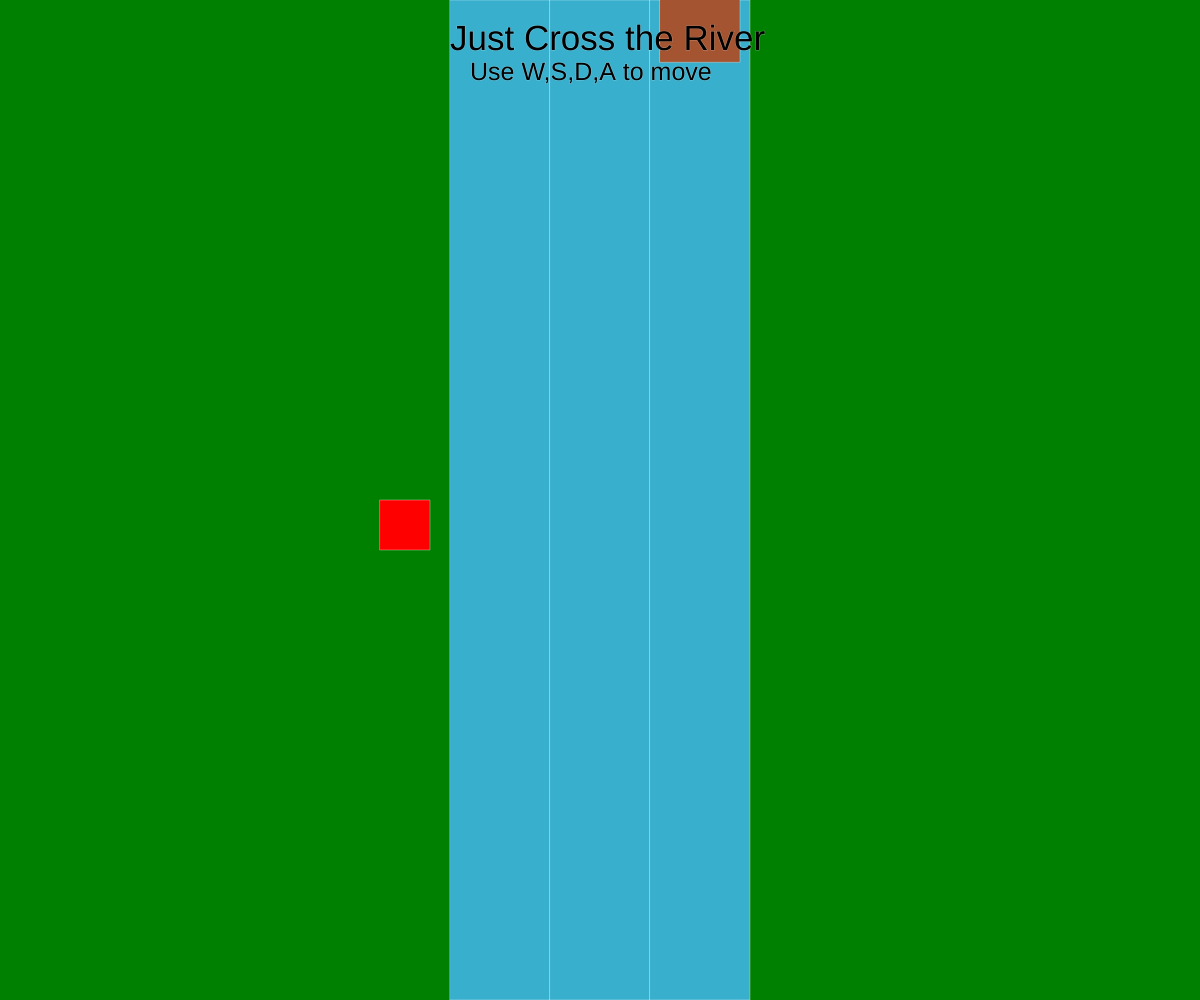
Frame 1 (no input)
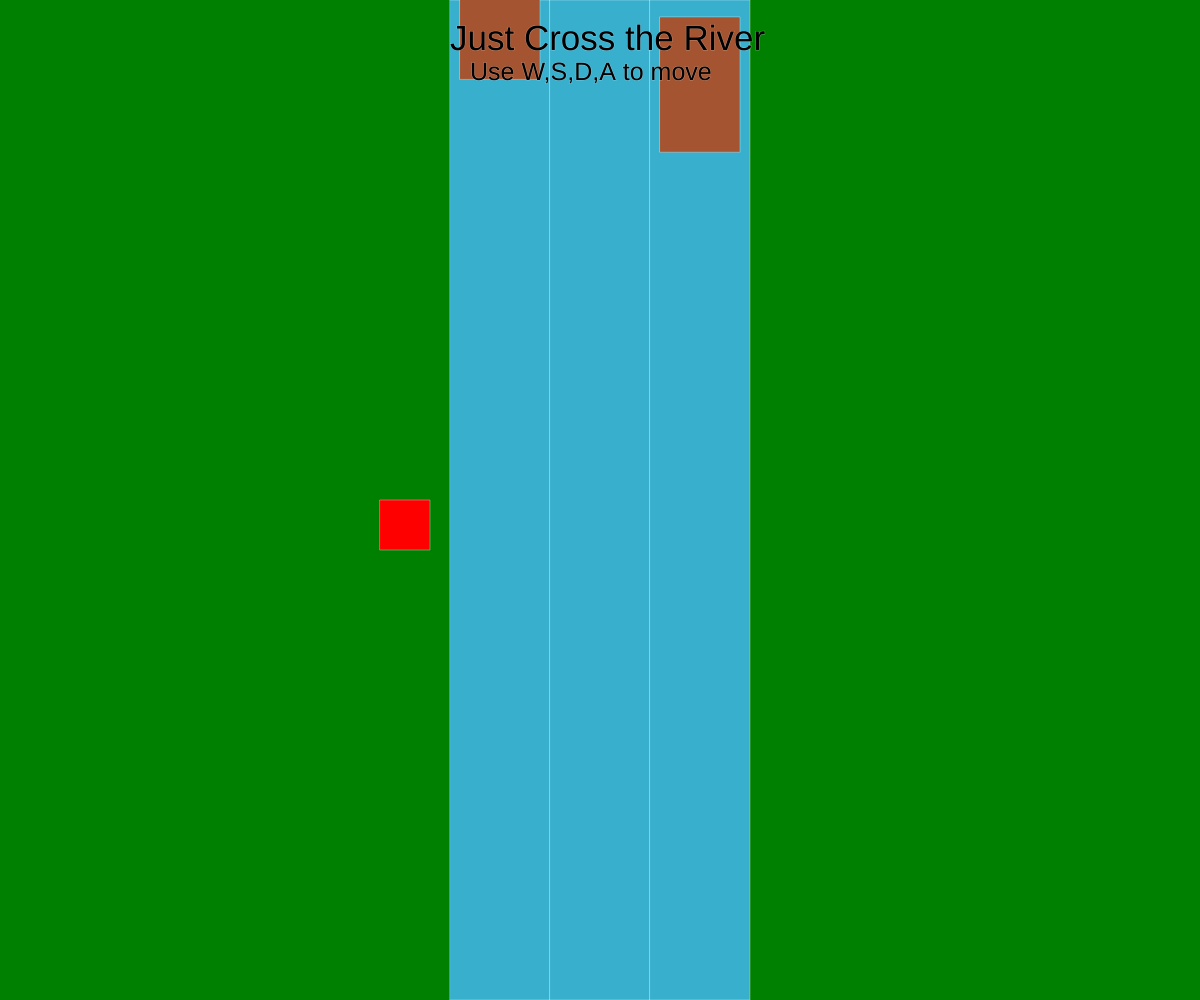
Frame 60 (no input)
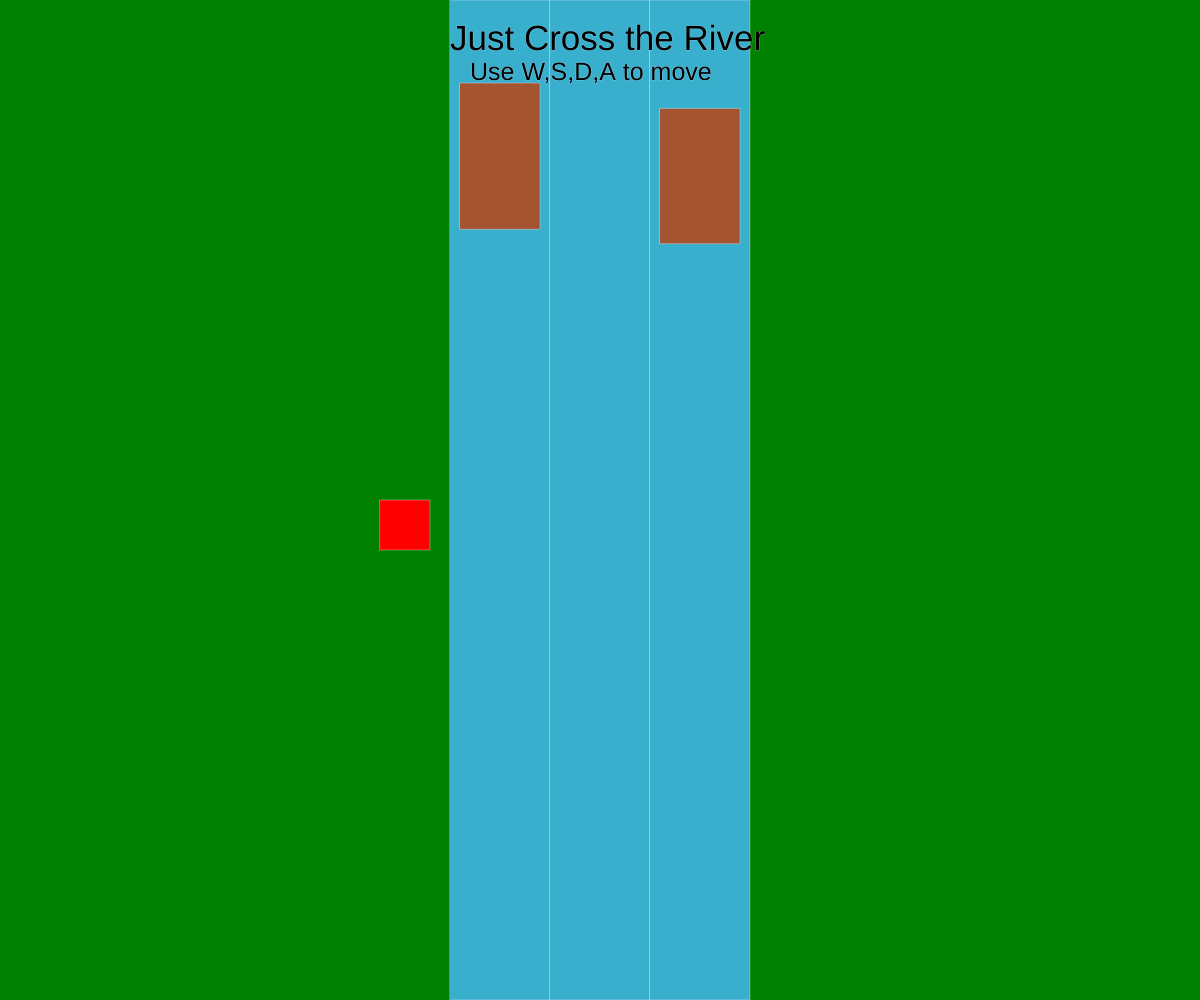
Frame 120 (the mouse pressed at the canvas centre since frame 60)

The p5.js sketch that drew these frames (run headless with seeded random() and noise() and a simulated clock; from frame 60 on, the mouse is pressed at the canvas centre):

// p5.js sketch
// ── sketch.js
// Project Title
// Your Name
// Date
//
// Extra for Experts:
// - describe what you did to take this project "above and beyond"

let avgSpeed = 1;
let laneSize = 100;
let level = 0;
let numOfLane = 3;
let lanes = [];
let blocks = [];
let theX, startLane;
let charX, charY;
let blockY;
let charSize = 50;
let blockDirections=1;
let onBlock = true;
let dis;
let levelDone = false;

function setup() {
  createCanvas(windowWidth, windowHeight);
  startLane = width/2-numOfLane/2*laneSize;
  theX = startLane;
  charX = startLane-70;
  charY = height/2;
  stroke(255,255,255,80);
  for (let i = 0; i < numOfLane; i++){
    if(i%2 === 0){
      blockY = random(300);
      blockDirections = 1;
    }
    else{
      blockY = height + random(300);
      blockDirections = -1;
    }
    lanes.push(spownLane(theX));
    blocks.push(spownBlocks(theX, -blockY, blockDirections));
    theX += laneSize;
  }
}

function draw() {
  background('green');
  drawingLanes();
  drawingBlocks();
  character();
  startingText();
  stayOnBlock();
  if ( charX > width-startLane){
    won();
  }
}

function startingText(){
  fill(0);
  textSize(35);
  text('Just Cross the River',width/2-150,50);
  textSize(25);
  text('Use W,S,D,A to move',width/2-130,80);
}

function drawingLanes(){
  fill(56, 175, 205);
  for (let lane of lanes){
    rect(lane.x,lane.y,lane.w,lane.h);
  }
}

function drawingBlocks(){
  fill(164, 84, 48);
  for (let block of blocks){
    rect(block.x,block.y,block.w,block.h);
    block.y += block.speed;
    if (block.y > height+block.h){
      block.y = -block.h;
    }
    else if (block.y < -400){
      block.y = block.h+height;
    } 
  }
}

function spownLane(rectX){
  let theLane = {
    x: rectX,
    y: 0,
    w: laneSize,
    h: height,
  };
  return theLane;
}

function character(){
  fill('red');
  rect( charX, charY, charSize);
}

function keyPressed(){
  if (keyIsDown(87) && charY > 80){
    charY-=laneSize;
    onBlock = true;
  }
  else if (keyIsDown(83) && charY < height-100){
    charY+=laneSize;
    onBlock = true;
  }
  else if (keyIsDown(68)){
    charX+=laneSize;
    onBlock = true;
  }
  else if (keyIsDown(65) && charX > 100){
    charX-=laneSize;
    onBlock = true;
  }
}

function stayOnBlock(){
  for(let block of blocks){
    if(charX>block.x && charX<block.x+block.w && charY>block.y && charY<block.y+block.h){
      if(onBlock){
        dis = charY-block.y;
        onBlock=false;
      }
      charY = block.y+dis; 
    }
    else if (charX>block.x && charX<block.x+block.w){
      lost();
    }
  }
}

function spownBlocks(blockX, blockY, directions){
  let theBlock = {
    x: blockX+10,
    y: blockY,
    w: laneSize-20,
    h: random(80,400),
    speed: random(avgSpeed, avgSpeed+2)*directions,
  };
  return theBlock;
}

function won(){
  noLoop();
  level++;
  textSize(35);
  fill(0);
  text("Nice", width/2-23, height/2+3);
  fill("yellow");
  text("Nice", width/2-25, height/2);
  levelDone = true;
  // for (let i = 0; i < numOfLane; i++){
    //   if(i%2 === 0){
      //     blockY = random(300);
      //     blockDirections = 1;
  //   }
  //   else{
  //     blockY = height + random(300);
  //     blockDirections = -1;
  //   }
  // }
  // lanes.push(spownLane(theX));
  // blocks.push(spownBlocks(theX, -blockY, blockDirections));
  // theX += laneSize;
  
}

function doubleClicked(){
  if (levelDone){
    redraw();
    levelDone = false;
}
}

function lost(){
  noLoop();
  level = 0;
  textSize(35);
  fill(0);
  text("You Lose, refresh the page to try again", width/2-297, height/2+3);
  fill("yellow");
  text("You Lose, refresh the page to try again", width/2-300, height/2);
}
